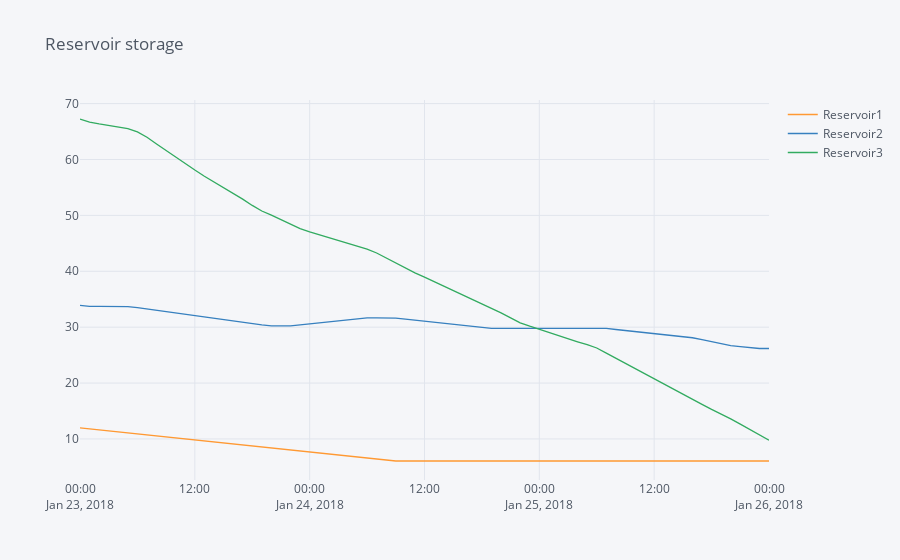
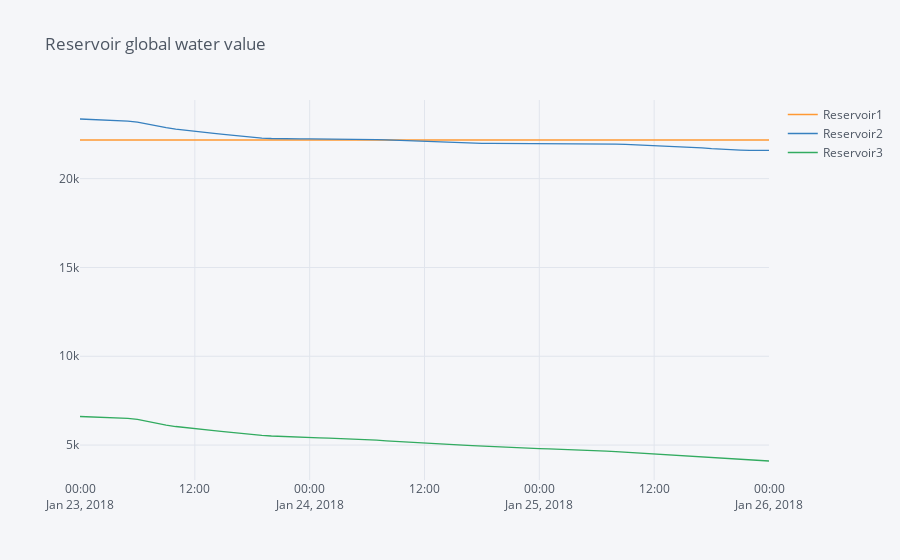
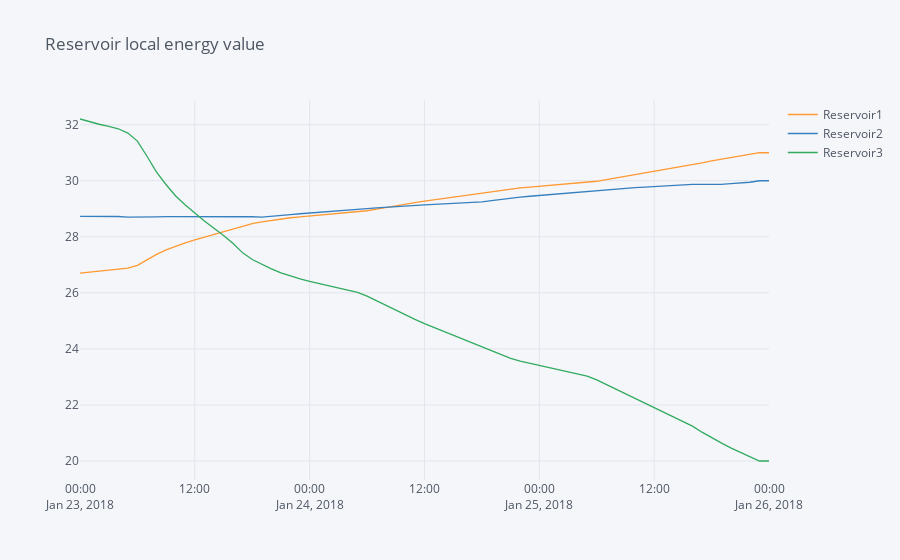

Here is the notebook cell these charts were saved with, in order:
### Markdown cell above
The energy_conversion_factor for Reservoir1 and Reservoir2 are identical since they are referred to the same downstream plant. Since there are no reservoirs below Reservoir3, the calc_global_water_value attribute is simply the product of the energy_value_input and energy_conversion_factor. Since the energy_value_input is relative to the downstream *plant* and not the first downstream reservoir, the global water value for both Reservoir1 and Reservoir2 is found by adding their respective local water values (energy_value_input$\cdot$energy_conversion_factor) to the global water value of Reservoir3.

The average water value, calculated by dividing the optimized end reservoir value by the end volume of each reservoir, gives the same result as the calculated global water value - as it should in a constant water value case!

The storage volume, global output water value (**water_value_global_result**), and local output energy value (**energy_value_local_result**) from the optimization results are shown in the plots below. The water_value_global_result is the dual value of the reservoir balance constraints, and are directly extracted from the optimization problem. These values are usually negative due to the way the constraints are modelled in SHOP. The energy_value_local_result attribute is found by first calculating the local output water value of the reservoir relative to the reservoir below the plant, and then converting it to €/MWh with the energy_conversion_factor. 

These output time series are strongly related to the water value input given to SHOP. A good consistency check is to look at the (negative of the) final values of the water_value_global_result and energy_value_local_results time series. These should be identical to the global water value and energy_value_input, respectively. This identity may not hold if penalties are present in the SHOP run since the dual values of the problem are influenced by penalty values.

### Code cell
pd.DataFrame([rsv.storage.get().rename(rsv.get_name()) for rsv in shop.model.reservoir]).transpose().iplot(title="Reservoir storage")
pd.DataFrame([-rsv.water_value_global_result.get().rename(rsv.get_name()) for rsv in shop.model.reservoir]).transpose().iplot(title="Reservoir global water value")
pd.DataFrame([-rsv.energy_value_local_result.get().rename(rsv.get_name()) for rsv in shop.model.reservoir]).transpose().iplot(title="Reservoir local energy value")
